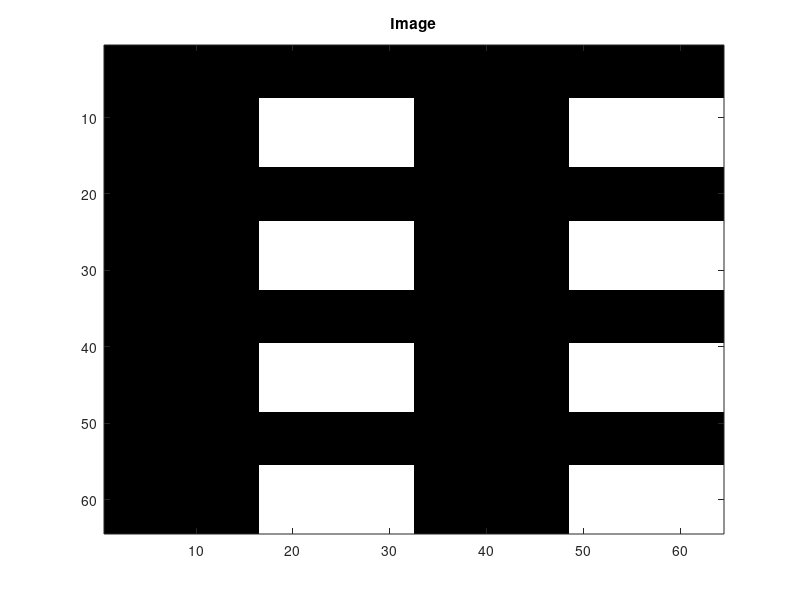
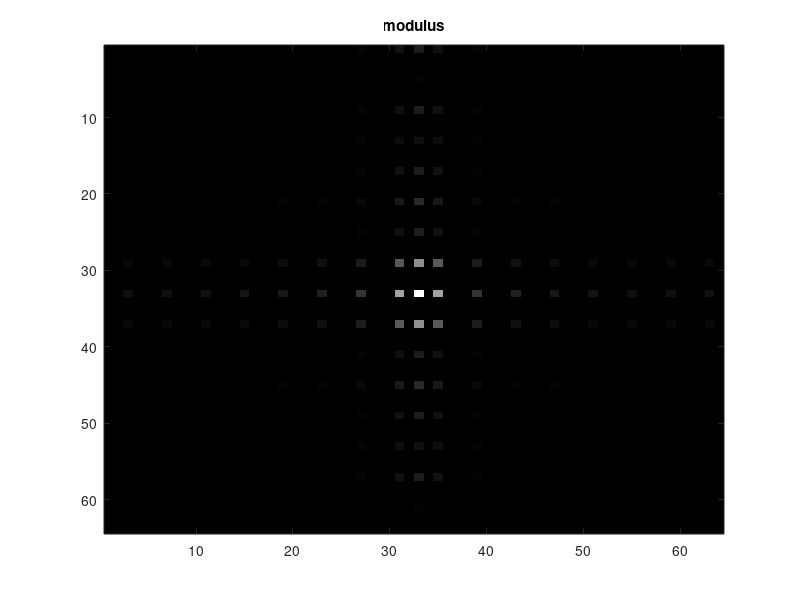
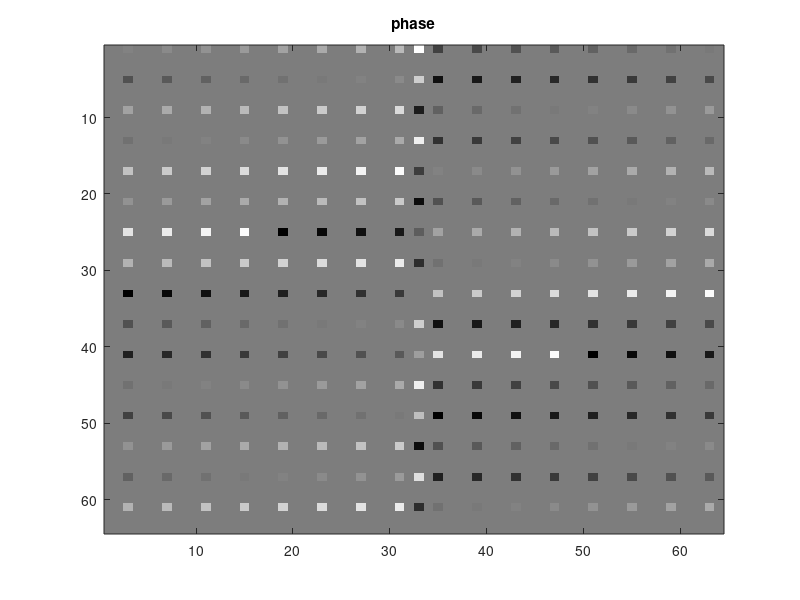
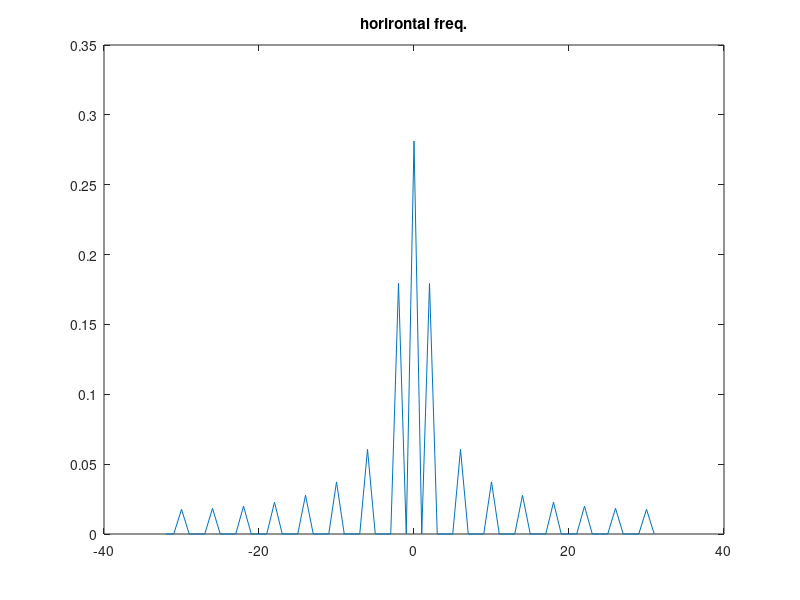

The MATLAB script that drew these images, in order: (Note: this script raises an error after producing the figures.)
% Practical works no 5
clear all;

% Ex. 1 --- 2D frequency
Im=0;
N=64; % image size
T=1;% T corresponds to the length of the signal
% we still use T to recall the signal is periodical from the 
% point of view of the DFT
Ts=T/N; % sampling period
Fs=1/Ts; 
df=Fs/N;% step in frequency (resolution)
% note: df=Fs/N => df=(1/Ts)/N=(N/T)/N=1/T
% the frequency range will be : [-Fs/2:df:Fs/2[ (Fs/2 not inluded
%   due to the representation of the 0 frequency)
% considering the choice for T, the frequency range is
%   [-N/2:1:N/2[, this the usual frequency range for discrete data
Im(N/8:N/4,N/4+1:N/2)=1;
Im(1:N/4,N/2+1:N)=Im;
Im(N/4+1:N/2,:) = Im;
Im(N/2+1:3*N/4,:) = Im(1:N/4,:);
Im(3*N/4+1:N,:) = Im(1:N/4,:);


figure(10), imagesc(Im);
colormap('gray'); title('Image');

tf = fft2(Im)/N/N;% normalization
% Note: fftshift is intended to correctly organize the quadants
%    of the ttf (disorganized by the fast algorithm)
tfs = fftshift(tf);
image_avegare = mean2(Im)
% the 0 frequency <=> average of the image
% Note: seeing N is even, the 0 value induces fs/2 cannot be represented
%  => the 0 frequency is located in N/2+1,N/2+1
central0freq=tfs(N/2+1,N/2+1)
% fft2 produces two images : real and imaginary parts
% locating the 0 frequency en N/2+1, N/2+1, we can graduate the 
%   two axes in frequency : [-N/2:1:N/2[
% each value of tfs(u,v) represents a component having the vertical
%   frequency u and the horizontal frequency v, the amplitude of 
%   this component is given by the modulus value and the phase
%   by the angle value
% note: a real signal/image is coded with negative and positive frequencies
%   because fft (DFT) uses the complex base fo Fourier. It follows
%   the modulus is even and the phase is odd.
figure(11), imagesc(abs(tfs));colormap('gray'); title('modulus')
figure(12), imagesc(angle(tfs)/pi*180); colormap('gray');title('phase');

hsf=0; vsf=0;
% horizontal frequency axis
hsf = tfs(N/2+1,:);
%figure(13), plot(-Fs/2:df:Fs/2-df, abs(hsf));
figure(13), plot(-N/2:N/2-1, abs(hsf));
title('horirontal freq.');
% vertical frequency axis
vsf = tfs(:,N/2+1);
%figure(14), plot(-Fs/2:df:Fs/2-df, abs(vsf));
figure(14), plot(-N/2:1:N/2-1, abs(vsf));
title('vertical freq.');










% Ex. 2 --- reconstruction

%%%%%%%%%%%%%%%%%%%%%%
% DFT of natural images
%%%%%%%%%%%%%%%%%%%%%%
Im = imread('bureau.gif');
figure(20), imagesc(Im); title('Image 1');colormap('gray');
%Im = imread('bureau.gif');
NM = size(Im,1)*size(Im,2);
tf = fft2(Im)/NM;% normalization
tfs = fftshift(tf);
image_avegare = mean2(Im)
% Image are often representation of natural scence containing
%   different objetcs. It follows images contains sharp variation
%   like step functin in an given direction (orthogonal to the edge)
%   Consequently, the DFT will produce a spectrum having a decay
%   in 1/f or 1/n, f or being one of the frequency axes.
figure(21), imagesc(log(abs(tfs)+1)); title('Modulus');
colormap('gray');
figure(22), imagesc(angle(tfs)/pi*180); title('Phase');colormap('gray');

%%%%%%%%%%%%%%%%%%%%%%%%%%
% image reconstruction with the modulus OR the pahse
%%%%%%%%%%%%%%%%%%%%%%%%%%
tfs = NM*tfs;% normalization^-1
%note: below general reconstruction with modulus AND phase
%tfs=abs(tfs).*cos(angle(tfs))+i.*abs(tfs).*sin(angle(tfs)); 

% conversion fourier Image in real+imaginary from modulus
tfsMod = abs(tfs).*cos(0)+i.*abs(tfs).*sin(0); % no phase
% conversion fourier Image in real+imaginary from phase
tfsPh = 1.*cos(angle(tfs))+i.*1.*sin(angle(tfs)); % no modulus
% reconstruction with modulus only
ImrMod = ifft2(fftshift(tfsMod));
% log to compress the amplitude range
figure(23), imagesc(log(abs(real(ImrMod)+1))); 
title('Reconstruction with modulus');
colormap('gray');
% reconstruction with phase only
ImrPh = ifft2(fftshift(tfsPh));
figure(24), imagesc(real(ImrPh));
title('Reconstruction with phase');
colormap('gray');



% merging of two natural (or synthetic) images
Im2 = imread('bureau.gif');
% imresize to be sure the sizes of the two images are the same
Im2=imresize(Im2,[size(Im,1) size(Im,2)]);
figure(25), imagesc(Im2); title('Image 2');colormap('gray');
NM2 = size(Im2,1)*size(Im2,2);
tf2 = fft2(Im2)/NM2;% normalization
tfs2 = fftshift(tf2);

% real and imaginary parts to apply fft2^-1
tfsMod1Ph2 = abs(tfs).*cos(angle(tfs2))+i.*abs(tfs).*sin(angle(tfs2));
tfsMod2Ph1 = abs(tfs2).*cos(angle(tfs))+i.*abs(tfs2).*sin(angle(tfs));
ImrMod1Ph2 = ifft2(fftshift(NM2*tfsMod1Ph2));
figure(26), imagesc(real(ImrMod1Ph2)); title('Modulus 1 et Phase 2');
colormap('gray');
ImrMod2Ph1 = ifft2(fftshift(NM2*tfsMod2Ph1));
figure(27), imagesc(real(ImrMod2Ph1)); title('Modulus 2 et Phase 1');
colormap('gray');










